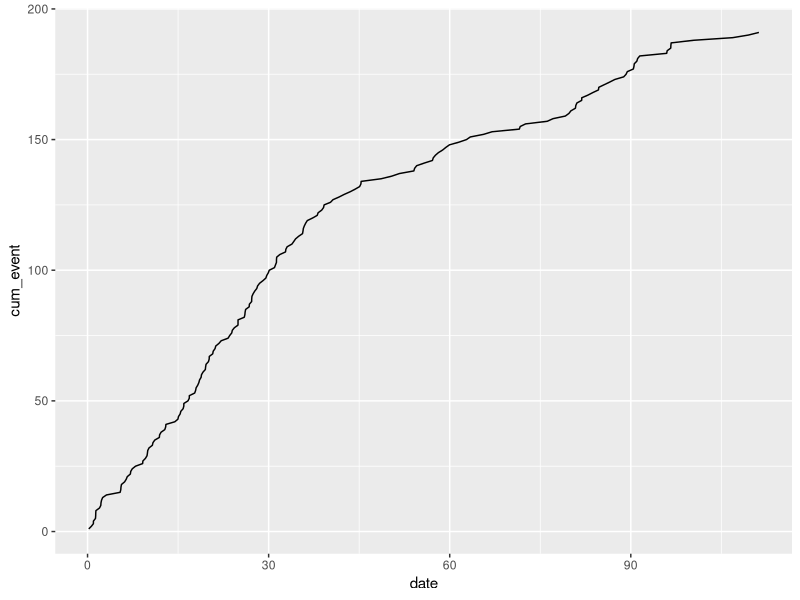
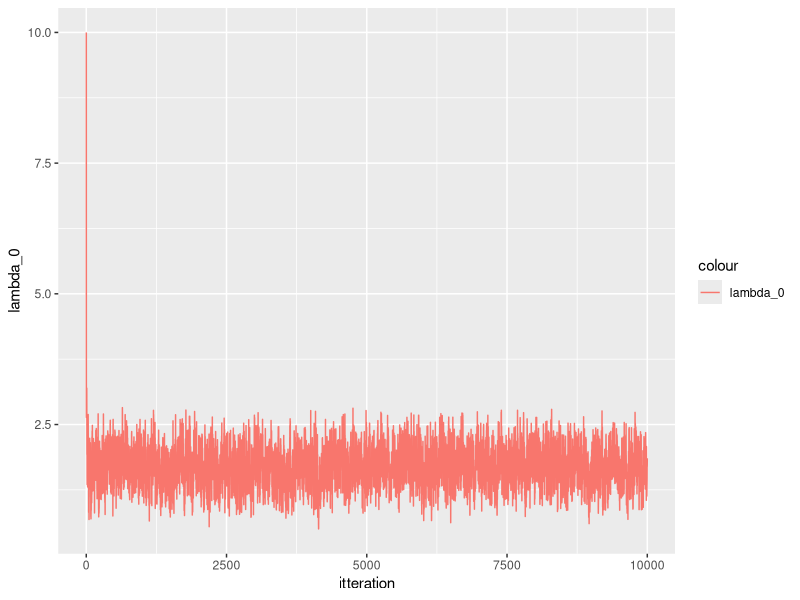
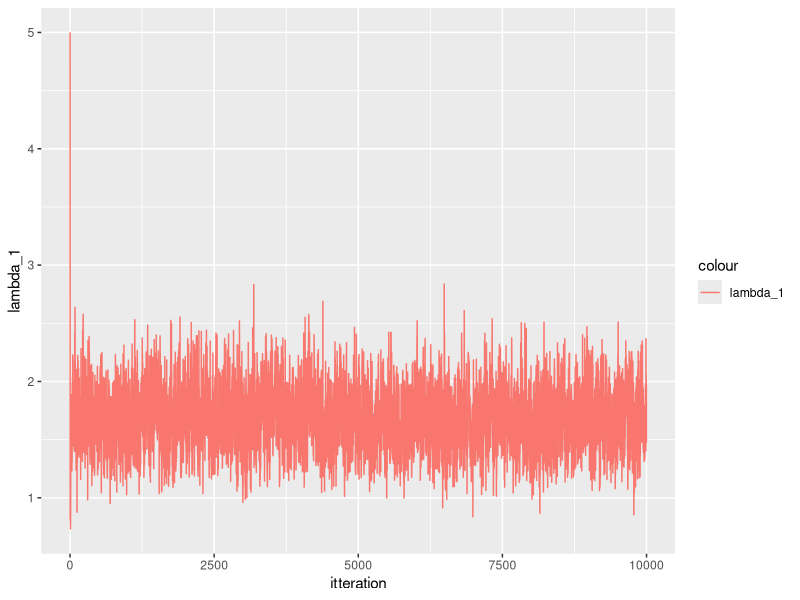
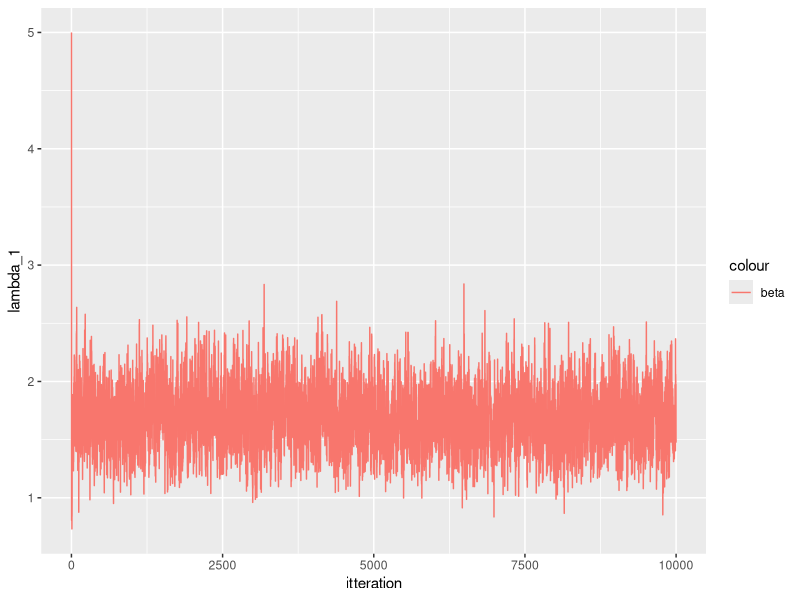
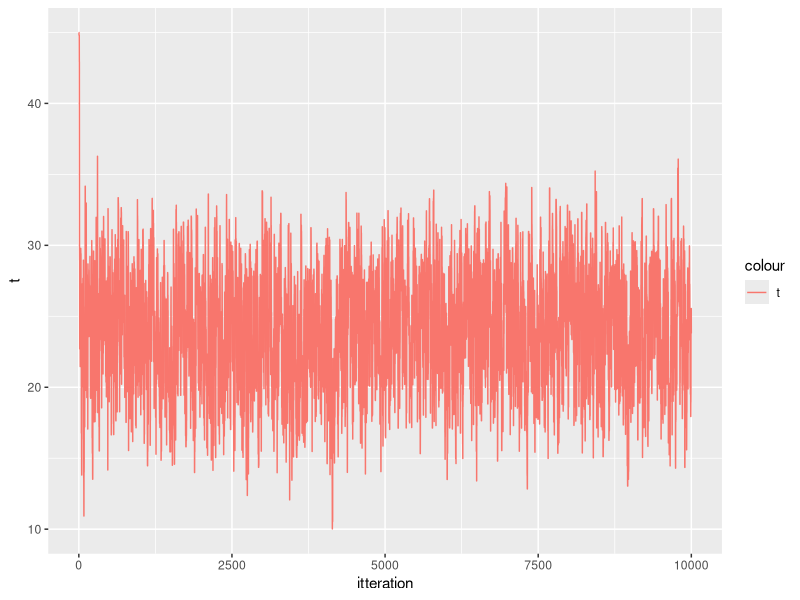

Recreate these plots in R, in order.
#implemetn MCMC


# Want Q to be a random walk


f_cond_beta <- function(beta, lambda_0, lambda_1){
  return(exp(-1/beta * (lambda_0 + lambda_1 + 1))*(1/beta)^5)
}

f_cond_t <- function(beta, lambda_0, lambda_1, y_0, y_1){
  return(lambda_0^y_0 *lambda_1^y_1*exp(-t* (lambda_0 - lambda_1 )))
}

MH_alg <- function(n,data, t_0,t_2, t, lambda_0,lambda_1, beta, sigma){

  y_0 = sum(data[date <t]$event)
  y_1 = sum(data[date>= t]$event)
  y_0
  y_1
  results <- matrix(nrow = n, ncol = 4)
  results[1, 1:4] <- c(t, lambda_0, lambda_1, beta)
  for(i in 2:n){
    results[2:10, 1:4]
    #print("t")
    #print(results[i-1,1])
    y_0 = sum(data[date <results[i-1,1]]$event)
    y_1 = sum(data[date>= results[i-1,1]]$event)
    #print(i)
    #gibs step
    
    lambda_0 <- rgamma(1, (y_0 + 1), scale= (1/(t - t_0 + 1/beta)))
    lambda_1 <- rgamma(1, (y_1 + 1), scale=(1/(t_2 - t + 1/beta)))
    lambda_0
    lambda_1
    beta_tilde <- rgamma(1, 6, scale = 1/(lambda_0 + lambda_1 + 1))
    beta <- 1/beta_tilde
    beta
    results[i, 2:4] <- c( lambda_0, lambda_1, beta)
    
    #MH step
    
    t_old <- results[i-1, 1]
    t_new <- rnorm(1, t_old, sigma)
    t_new
    ## acceptannce prob
    a <- min(1, (lambda_0^y_0 *lambda_1^y_1*exp(-t_new *(lambda_0 - lambda_1 )))/(lambda_0^y_0 *lambda_1^y_1*exp(-t_old *(lambda_0 - lambda_1 ))))
    a
    u <- runif(1)
    u
    if (u< a){
      results[i, 1] <-  t_new
    } else{
      results[i,1] <- t_old
      }
  }
  return (results)
}


library(boot)
library(data.table)
library(tidyr)
library(ggplot2)

data <- as.data.table(coal)
data[, event:= 1]
data[, cum_event := cumsum(event)]
data[, date := date- 1851]
q <- ggplot(data = data, aes(x = date, y = cum_event))
q <- q + geom_line()
q

t = 45
# data_aggregated <- data.table(
#   y_0 = sum(data[date <t]$event),
#   y_1 = sum(data[date>= t]$event)
# )

lambda_0 <- 10 #135/50
lambda_1 <- 5 #56/50
beta = 10

n = 10000
t_0 = 0
t_2 = 112 #maybe should be 1963? 
sigma = 3

sim_MH <- MH_alg(n,data, t_0, t_2, t, lambda_0,lambda_1, beta, sigma)

sim_MH <- as.data.table(sim_MH)
sim_MH

setnames(sim_MH, c("t", "lambda_0", "lambda_1", "beta"))

sim_MH[, itteration := seq(1:n)]
sim_MH

q <- ggplot(data = sim_MH, aes(x = itteration) )
q <- q + geom_line(aes(y = lambda_0, colour = "lambda_0"))
q
q <- ggplot(data = sim_MH, aes(x = itteration) )
q <- q + geom_line(aes(y = lambda_1, colour = "lambda_1"))
q
q <- ggplot(data = sim_MH, aes(x = itteration) )
q <- q + geom_line(aes(y = lambda_1, colour = "beta"))
q
q <- ggplot(data = sim_MH, aes(x = itteration) )
q <- q + geom_line(aes(y = t, colour = "t"))
q
#only beta has a burn in period! kind of

summary(sim_MH)
2.92*45 + 0.92*(112-45)
#seems very reasonable!! 

